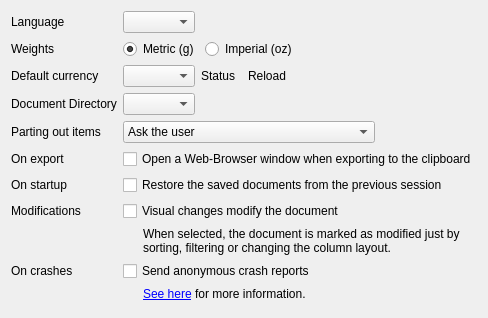
     <widget class="QWidget" name="general">
      <attribute name="title">
       <string>General</string>
      </attribute>
      <layout class="QFormLayout" name="formLayout_3">
       <property name="fieldGrowthPolicy">
        <enum>QFormLayout::ExpandingFieldsGrow</enum>
       </property>
       <item row="0" column="0">
        <widget class="QLabel" name="label_8">
         <property name="text">
          <string>Language</string>
         </property>
        </widget>
       </item>
       <item row="0" column="1">
        <widget class="QComboBox" name="w_language"/>
       </item>
       <item row="1" column="0">
        <widget class="QLabel" name="label_9">
         <property name="text">
          <string>Weights</string>
         </property>
        </widget>
       </item>
       <item row="1" column="1">
        <layout class="QHBoxLayout" name="horizontalLayout_4">
         <item>
          <widget class="QRadioButton" name="w_metric">
           <property name="text">
            <string>Metric (g)</string>
           </property>
           <property name="checked">
            <bool>true</bool>
           </property>
          </widget>
         </item>
         <item>
          <widget class="QRadioButton" name="w_imperial">
           <property name="text">
            <string>Imperial (oz)</string>
           </property>
          </widget>
         </item>
         <item>
          <spacer name="horizontalSpacer_2">
           <property name="orientation">
            <enum>Qt::Horizontal</enum>
           </property>
           <property name="sizeHint" stdset="0">
            <size>
             <width>40</width>
             <height>20</height>
            </size>
           </property>
          </spacer>
         </item>
        </layout>
       </item>
       <item row="2" column="0">
        <widget class="QLabel" name="label_27">
         <property name="text">
          <string>Default currency</string>
         </property>
        </widget>
       </item>
       <item row="2" column="1">
        <layout class="QHBoxLayout" name="horizontalLayout">
         <item>
          <widget class="QComboBox" name="w_currency">
           <property name="editable">
            <bool>false</bool>
           </property>
          </widget>
         </item>
         <item>
          <widget class="QLabel" name="w_currency_status">
           <property name="text">
            <string notr="true">Status</string>
           </property>
           <property name="textFormat">
            <enum>Qt::AutoText</enum>
           </property>
          </widget>
         </item>
         <item>
          <widget class="QToolButton" name="w_currency_update">
           <property name="toolTip">
            <string>Reload cross rates from the ECB</string>
           </property>
           <property name="text">
            <string notr="true">Reload</string>
           </property>
           <property name="icon">
            <iconset theme="view-refresh">
             <normaloff>.</normaloff>.</iconset>
           </property>
           <property name="iconSize">
            <size>
             <width>16</width>
             <height>16</height>
            </size>
           </property>
           <property name="autoRaise">
            <bool>true</bool>
           </property>
          </widget>
         </item>
        </layout>
       </item>
       <item row="3" column="0">
        <widget class="QLabel" name="label_30">
         <property name="text">
          <string>Document Directory</string>
         </property>
        </widget>
       </item>
       <item row="3" column="1">
        <widget class="QComboBox" name="w_docdir">
         <property name="sizeAdjustPolicy">
          <enum>QComboBox::AdjustToContents</enum>
         </property>
        </widget>
       </item>
       <item row="4" column="0">
        <widget class="QLabel" name="label">
         <property name="text">
          <string>Parting out items</string>
         </property>
        </widget>
       </item>
       <item row="4" column="1">
        <widget class="QComboBox" name="w_partout">
         <item>
          <property name="text">
           <string>Ask the user</string>
          </property>
         </item>
         <item>
          <property name="text">
           <string>Always replace the item being parted out</string>
          </property>
         </item>
         <item>
          <property name="text">
           <string>Always part out to a new document</string>
          </property>
         </item>
        </widget>
       </item>
       <item row="5" column="0">
        <widget class="QLabel" name="label_6">
         <property name="text">
          <string>On export</string>
         </property>
        </widget>
       </item>
       <item row="5" column="1">
        <widget class="QCheckBox" name="w_openbrowser">
         <property name="text">
          <string>Open a Web-Browser window when exporting to the clipboard</string>
         </property>
        </widget>
       </item>
       <item row="6" column="0">
        <widget class="QLabel" name="label_5">
         <property name="text">
          <string>On startup</string>
         </property>
        </widget>
       </item>
       <item row="6" column="1">
        <widget class="QCheckBox" name="w_restore_session">
         <property name="text">
          <string>Restore the saved documents from the previous session</string>
         </property>
        </widget>
       </item>
       <item row="7" column="0">
        <widget class="QLabel" name="label_2">
         <property name="text">
          <string>Modifications</string>
         </property>
        </widget>
       </item>
       <item row="7" column="1">
        <widget class="QCheckBox" name="w_modifications">
         <property name="text">
          <string>Visual changes modify the document</string>
         </property>
        </widget>
       </item>
       <item row="8" column="1">
        <layout class="QHBoxLayout" name="horizontalLayout_5">
         <item>
          <widget class="QCheckBox" name="checkBox">
           <property name="maximumSize">
            <size>
             <width>16777215</width>
             <height>0</height>
            </size>
           </property>
           <property name="text">
            <string notr="true"/>
           </property>
          </widget>
         </item>
         <item>
          <widget class="QLabel" name="w_modifications_label">
           <property name="sizePolicy">
            <sizepolicy hsizetype="Expanding" vsizetype="Ignored">
             <horstretch>1</horstretch>
             <verstretch>0</verstretch>
            </sizepolicy>
           </property>
           <property name="text">
            <string>When selected, the document is marked as modified just by sorting, filtering or changing the column layout.</string>
           </property>
           <property name="alignment">
            <set>Qt::AlignLeading|Qt::AlignLeft|Qt::AlignTop</set>
           </property>
           <property name="wordWrap">
            <bool>true</bool>
           </property>
          </widget>
         </item>
        </layout>
       </item>
       <item row="9" column="0">
        <widget class="QLabel" name="w_crash_reports_label">
         <property name="text">
          <string>On crashes</string>
         </property>
        </widget>
       </item>
       <item row="9" column="1">
        <widget class="QCheckBox" name="w_crash_reports">
         <property name="text">
          <string>Send anonymous crash reports</string>
         </property>
        </widget>
       </item>
       <item row="10" column="1">
        <layout class="QHBoxLayout" name="horizontalLayout_7">
         <item>
          <widget class="QCheckBox" name="checkBox_3">
           <property name="maximumSize">
            <size>
             <width>16777215</width>
             <height>0</height>
            </size>
           </property>
          </widget>
         </item>
         <item>
          <widget class="QLabel" name="label_22">
           <property name="sizePolicy">
            <sizepolicy hsizetype="Expanding" vsizetype="Ignored">
             <horstretch>1</horstretch>
             <verstretch>0</verstretch>
            </sizepolicy>
           </property>
           <property name="text">
            <string>&lt;a href='https://github.com/rgriebl/brickstore/wiki/Crash-Reporting'&gt;See here&lt;/a&gt; for more information.</string>
           </property>
           <property name="alignment">
            <set>Qt::AlignLeading|Qt::AlignLeft|Qt::AlignTop</set>
           </property>
           <property name="wordWrap">
            <bool>true</bool>
           </property>
           <property name="openExternalLinks">
            <bool>true</bool>
           </property>
           <property name="textInteractionFlags">
            <set>Qt::TextBrowserInteraction</set>
           </property>
          </widget>
         </item>
        </layout>
       </item>
       <item row="11" column="0">
        <widget class="QWidget" name="betterSpacer" native="true">
         <property name="sizePolicy">
          <sizepolicy hsizetype="Preferred" vsizetype="Expanding">
           <horstretch>0</horstretch>
           <verstretch>2</verstretch>
          </sizepolicy>
         </property>
        </widget>
       </item>
      </layout>
     </widget>
